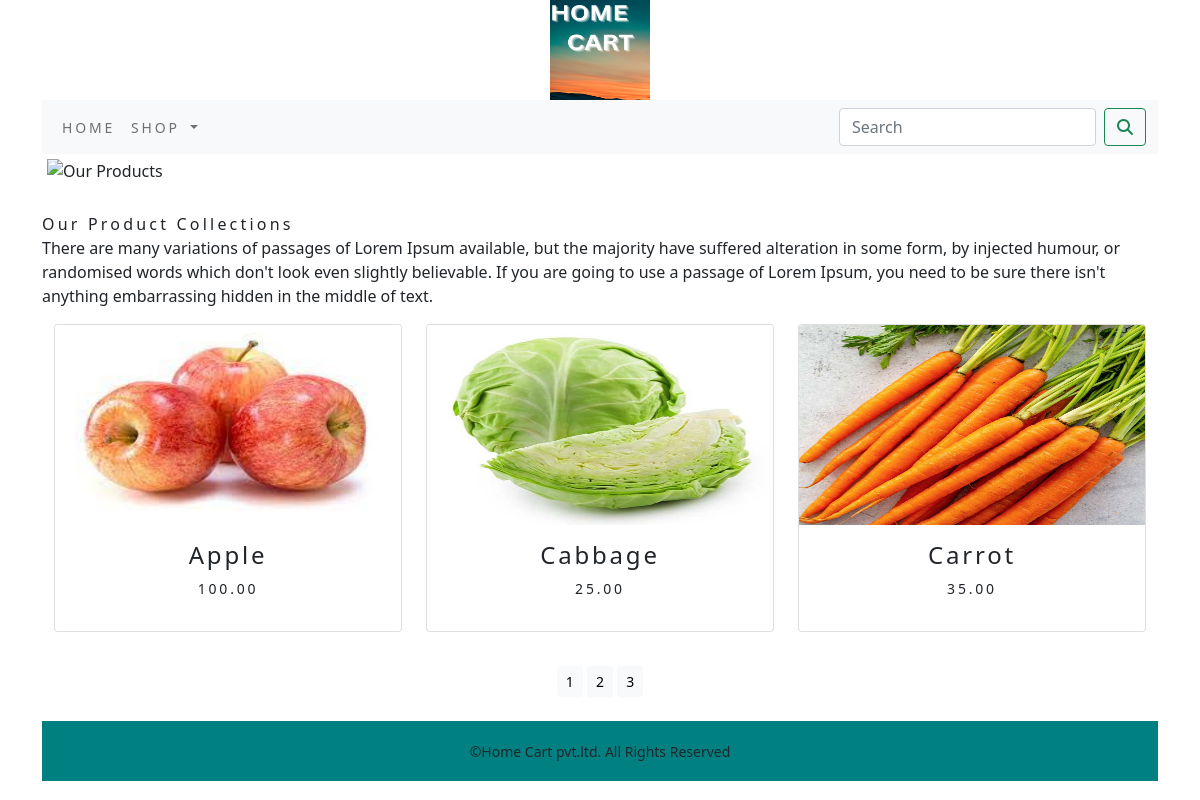
The app's page /shop/ with its own data.
### Shopping/models.py (models this page shows, shortened)
class Products(models.Model):
    name=models.CharField(max_length=250,unique=True)
    slug=models.SlugField(max_length=250,unique=True)
    description=models.CharField(max_length=250,unique=True)
    price=models.DecimalField(max_digits=10,decimal_places=2)
    category=models.ForeignKey(Category,on_delete=models.CASCADE)
    image=models.ImageField(upload_to='product')
    stock=models.IntegerField()
    available=models.BooleanField(default=True)
    created=models.DateTimeField(auto_now_add=True)
    updated=models.DateTimeField(auto_now=True)
    def get_url(self):
        return reverse('Shopping:proDetail',args=[self.category.slug,self.slug])
    class Meta:
        ordering = ('name',)
        verbose_name = 'product'
        verbose_name_plural = 'products'

### Shopping/views.py (the view)
# urls.py: path('',views.AllProdCat,name='AllProdCat'),
def AllProdCat(request, c_slug=None):
     c_page=None
     products_list=None
     if c_slug!=None :
         c_page=get_object_or_404(Category,slug=c_slug)
         products_list=Products.objects.all().filter(category=c_page,available=True)
     else:
         products_list=Products.objects.all().filter(available=True)
     paginator=Paginator(products_list,3)
     try:
         page=int(request.GET.get('page',1))
     except:
         page=1
     try:
         products=paginator.page(page)
     except (Exception,InvalidPage):
         products=paginator.page(paginator.num_pages)
     return render(request,"category.html",{'category':c_page,'products':products})

### Shopping/context_processors.py (called while the page is built)
def menu_links(request):
    links=Category.objects.all()
    return dict(links=links)

### Shopping/models.py (called while the page is built)
    def get_url(self):
        return reverse('Shopping:products_by_category', args=[self.slug])

### cart/context_processors.py (called while the page is built)
def counter(request):
    item_count=0
    if 'admin' in request.path:
        return {}
    else:
        try:
            cart=Cart.objects.filter(cart_id=_cart_id(request))
            cart_items=CartItem.objects.all().filter(cart=cart[:1])
            for cart_item in cart_items:
                item_count += cart_item.quantity
        except Cart.DoesNotExist:
            item_count=0
    return dict(item_count=item_count)

### cart/views.py (called while the page is built)
def _cart_id(request):
    cart=request.session.session_key
    if not cart:
        cart=request.session.create()
    return cart

### templates/category.html (shortened to what this page needs)
{% extends 'base.html' %}
{% load static %}
{% block content %}
<div class="mx_auto">
    {% if category %}
    <img class="my_image" src="{{category.image.url}}" alt="{{category.name}}">
</div>
<br>
<div>
    <hi class="text-center my_title">{{category.name}}</hi>
    <p class="text-justify" >{{category.description}}</p>
</div>
    {% else %}
<div>
    <img class="my_image my_image_padding" src="{% static 'img/banner.png' %}" alt="Our Products" width="1350px">
</div>
<br>
<div>
    <hi class="text-center my_title">Our Product Collections</hi>
    <p class="text-justify">There are many variations of passages of Lorem Ipsum available, but the majority have suffered alteration in some form, by injected humour, or randomised words which don't look even slightly believable. If you are going to use a passage of Lorem Ipsum, you need to be sure there isn't anything embarrassing hidden in the middle of text.</p>
</div>
    {% endif %}
<div class="container">
    <div class="row mx_auto">
        {% for product in products.object_list %}
        <div class="my_bottom_margin col-9 col-sm-12 col-md-4 col-lg-4">
            <div class="card text-center " style="min-width:18rem;">
                <a href="{{product.get_url}}"><img class="card-img-top my_image" src="{{product.image.url}}" alt="{{product.name}}" height="300px"></a>
                <div class="card-body">
                    <h4>{{product.name}}</h4>
                    <p>{{product.price}}</p>
                </div>
            </div>
        </div>
        {% endfor %}
    </div>
</div>
<br>
<div class="container">
    <div class="mx-auto">
     {% if products.paginator.num_pages > 1 %}
    <div class="text-center">
        {% for pg in products.paginator.page_range %}
        <a href ="?page={{pg}}" class="btn btn-light btn-sm {% if products.number == pg %} active {% endif %}">{{pg}}</a>
        {% endfor %}
    </div>
    {% endif %}
    </div>
    <br>
</div>
{% endblock %}

### templates/base.html (shortened to what this page needs)
{% load static %}
<!DOCTYPE html>
<html lang="en">
<head>
    <link rel="stylesheet" href="{% static 'css/custom.css' %}">
    <link href="{% static 'css/bootstrap.min.css' %}" rel="stylesheet">
</head>
<body>
<div class="container">
    {% include 'header.html' %}
    {% include 'nav.html' %}
    {% block content %}
    {% endblock %}
</div>
    {% include 'footer.html' %}
</body>
</html>

### templates/header.html
{% load static %}
<header>
  <center>
    <a href="{% url 'Shopping:AllProdCat' %}"> <img src="{% static 'img/logo.png' %}" alt="logimage" width="100px" height="100px"></a>
  </center>
</header>

### templates/nav.html (shortened to what this page needs)
<nav class="navbar navbar-expand-lg navbar-light bg-light">
  <div class="container-fluid">
    <div class="collapse navbar-collapse" id="navbarSupportedContent">
      <ul class="navbar-nav me-auto mb-2 mb-lg-0">
        <li class="nav-item">
          <a class="nav-link" href="#">Home</a>
        </li>
        <li class="nav-item dropdown {% if 'Shopping' in request.path %} active {% endif %}">
          <a class="nav-link dropdown-toggle" href="#" id="navbarDropdown" role="button" data-bs-toggle="dropdown" aria-expanded="false">
          Shop
          </a>
        </li>
      </ul>
      <form class="d-flex" action="{% url 'search_app:Searchresult' %}" method="get">
        <input class="form-control me-2" type="search" placeholder="Search" aria-label="Search" name="q">
        <button class="btn btn-outline-success" type="submit"><i class="fa fa-search"></i></button>
      </form>
    </div>
  </div>
</nav>

### templates/footer.html
<div class="footer navbar-fixed-bottom my_footer">
    <p class="text-center">&copy;Home Cart pvt.ltd. All Rights Reserved</p>
</div>

### static/css/custom.css (style rules this page uses)
body { font-family: 'Roboto', sans-serif; }
.nav-item { letter-spacing:.2em; font-size:14px; text-transform:uppercase; }
.my_footer { background-color:teal; height:60px; }
.my_footer p { padding-top:20px; font-size:14px; }
.my_image { width:100%; height:200px; }
.my_title { font-size:16px; text_transform:uppercase; letter-spacing:.2em; }
.my_image_padding { padding:5px }
.my_bottom_margin { margin-bottom:10px; }
.card-body { font-size:14px; text_transform:uppercase; letter-spacing:.2em; }

### records on screen
Products: image (picture), name "Apple", price "100.00"
Products: image (picture), name "Cabbage", price "25.00"
Products: image (picture), name "Carrot", price "35.00"

### other values on screen
{{ pg }} "1" "2" "3"
